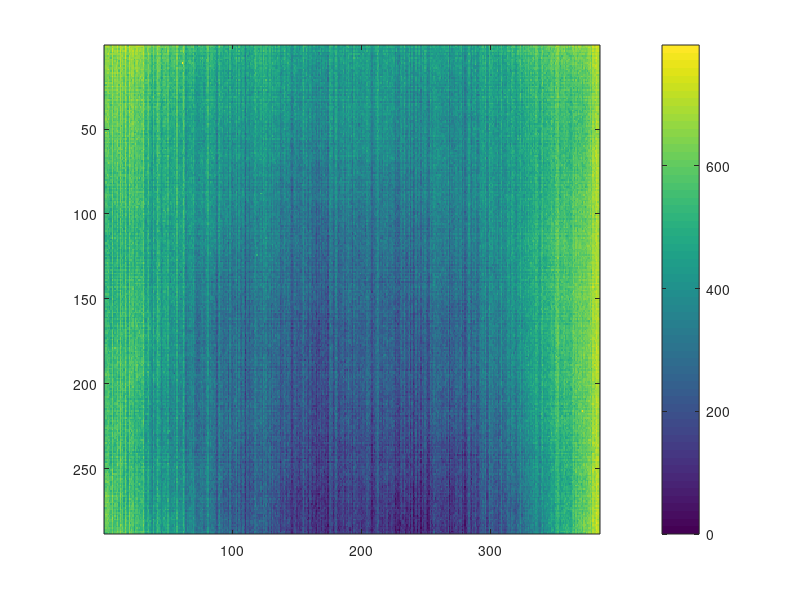
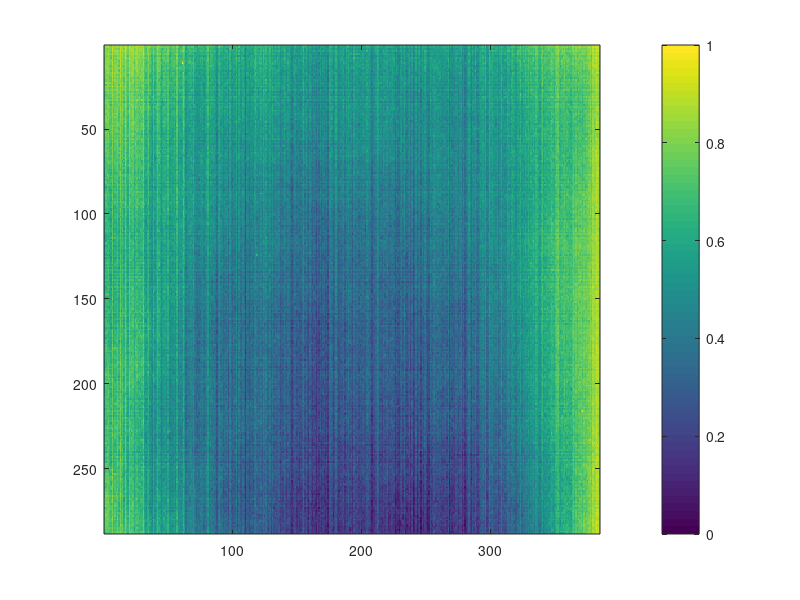

These figures' MATLAB source, in order:
function temperature()
       
%     data = dlmread('thermapp1432229544.txt', '\t');
    data = dlmread('thermapp1432230291.txt', '\t');
%     data = dlmread('thermapp1432230292.txt', '\t');
    
    width = 384;
    height = 288;
    
    data = reshape(data, width, height)';
%     data = data / 100;
    
    maxTemp = max(data(:));
    minTemp = min(data(:));
    data = data - minTemp;
    maxTemp = maxTemp - minTemp;
    
%     data = data * 64 / maxTemp;
    
    max(data(:))
    
    
    figure(1)
%     img = image(data);
    image(data, 'CDataMapping','scaled');
    colorbar
    
    cmap = colormap;
    colorspace = size(cmap, 1);
    
    colorscale = round(interp1(linspace(0, maxTemp, colorspace), 1:colorspace, data));
    
    mappedData = reshape(cmap(colorscale, :), [size(colorscale) 3]);
    figure(2)
    image(mappedData)
    colorbar
    
    
end